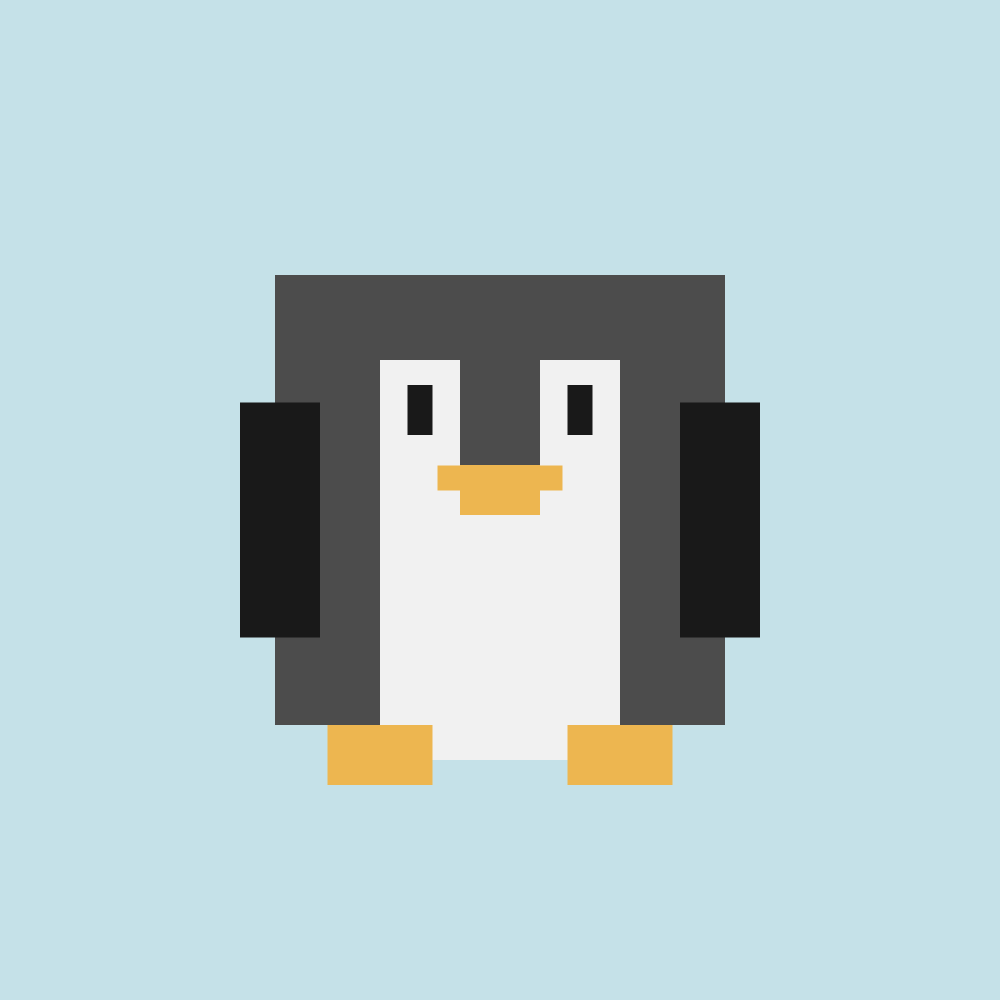
Frame 1 (no input)
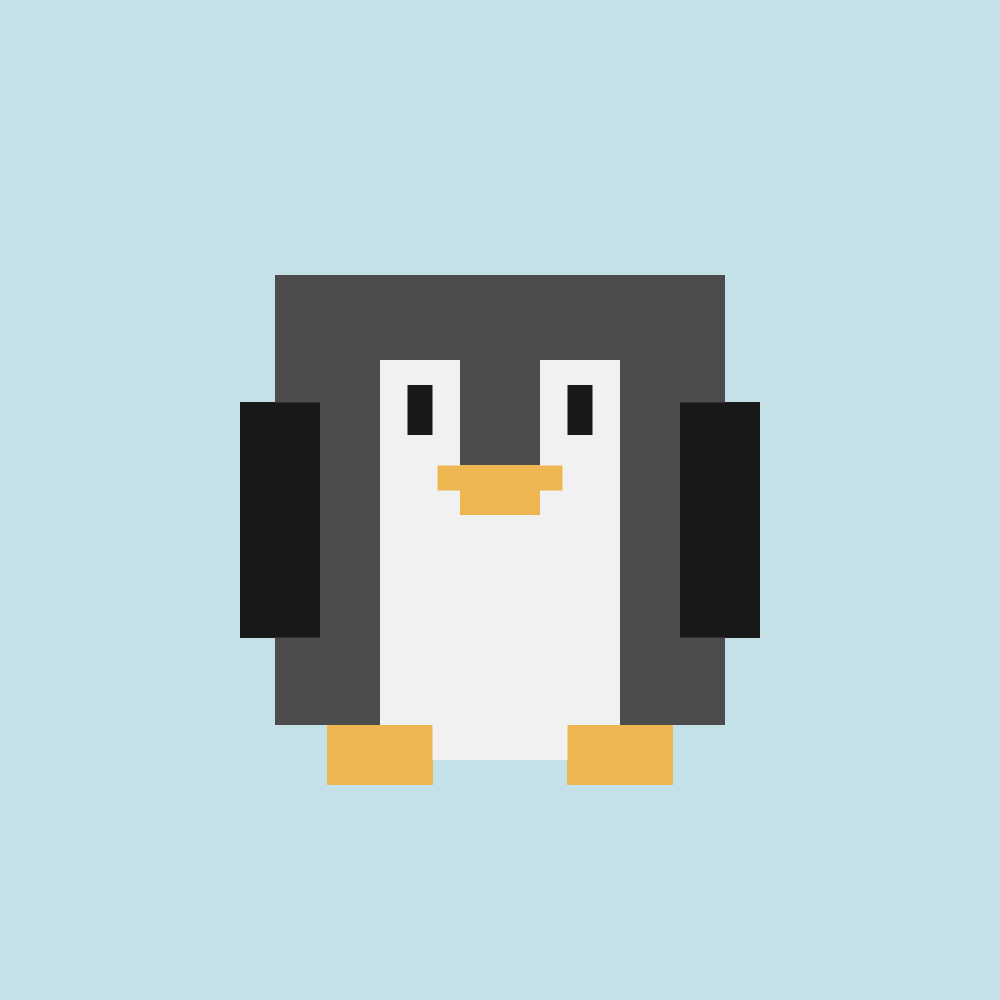
Frame 60 (the mouse pressed at the canvas centre just before this capture)
Frame 120 (the mouse held since frame 60 and released just before this capture): identical to frame 60, image omitted

The Processing sketch that drew these frames (run headless with seeded random() and noise(); from frame 60 on, the mouse is pressed at the canvas centre):

// Processing sketch: sketch_01_01_penguin
// ── sketch_01_01_penguin.pde
color grey = #4c4c4c;
color white = #f1f1f1;
color black = #191919;
color yellow = #edb650;
color blue = #c5e1e8;

float x = 0;
float y = 0;

float darkbody = 450;
float whitebodyW = 240;
float whitebodyH = 400;
float foreheadW = 80;
float foreheadH = 180;
float wingW = 80;
float wingH = 235;
float footW = 105;
float footH = 60;
float square = 25;

void setup() {
  size(1000, 1000);
  background(#c5e1e8);
}

void draw() {
  translate(width/2, height/2);

  rectMode(CENTER);
  noStroke();

  fill(grey);
  rect(x, y, darkbody, darkbody);

  fill(white);
  rect(x, y+60, whitebodyW, whitebodyH);

  fill(grey);
  rect(x, y-120, foreheadW, foreheadH);
  
  fill(yellow);
  rect(x, y-10, foreheadW, square*2);
  rect(x-50,y-22,square, square);
  rect(x+50,y-22,square, square);
  
  fill(black);
  rect(x-80,y-90,square, square*2);
  rect(x+80,y-90, square, square*2);

  fill(black);
  rect(x-220, y+20, wingW, wingH);
  rect(x+220, y+20, wingW, wingH);

  fill(yellow);
  rect(x-120, y+255, footW, footH);
  rect(x+120, y+255, footW, footH);

  //fill(#f80000);
  //ellipseMode(CENTER);
  //ellipse(0, 0, 10, 10);
}
